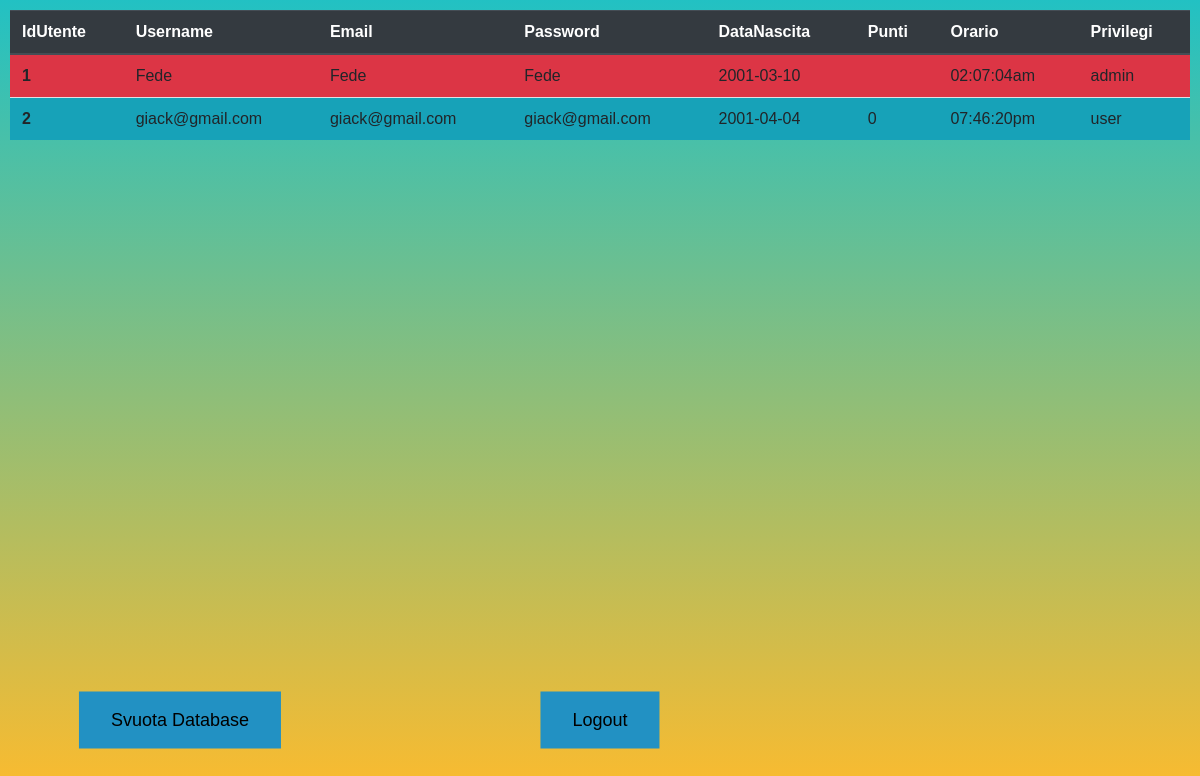
The page /esPHP/TheCinema/AreaPersonale/areaLoginAdmin.php (signed in) on the database as committed earlier.
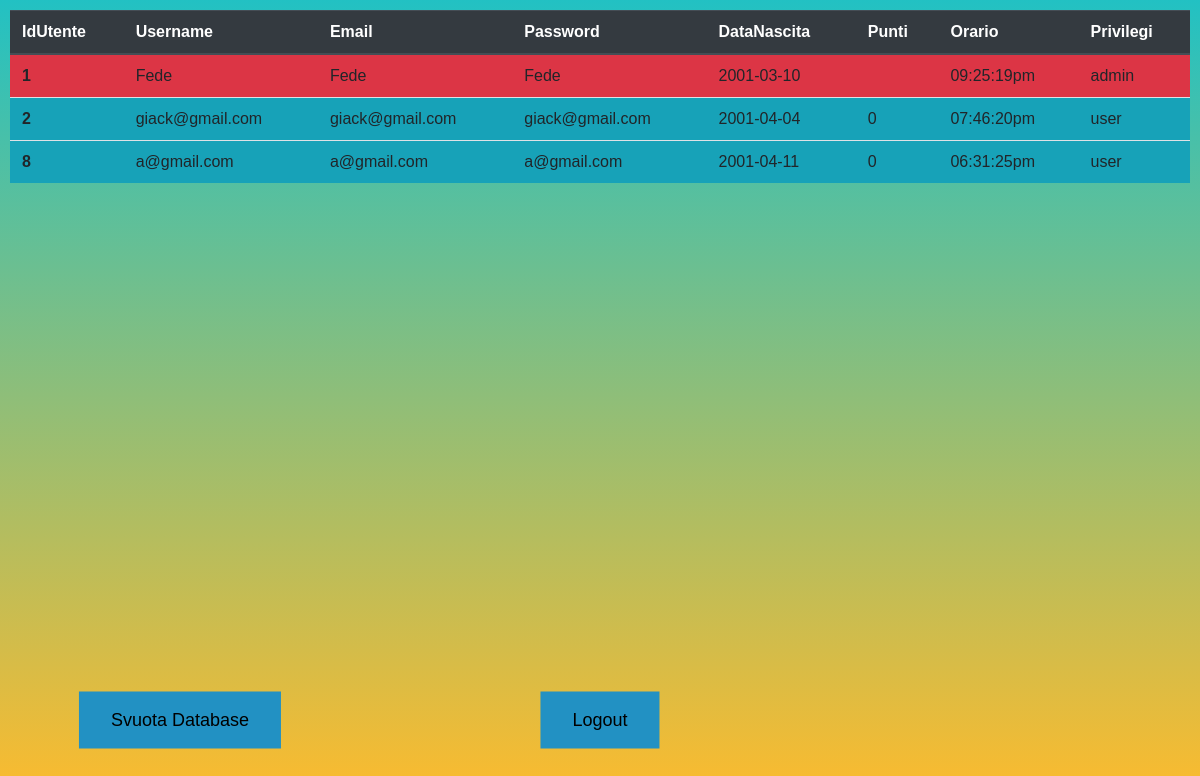
The same page on the database as committed later.
### tables this page shows
CREATE TABLE `utente` (
  `idUtente` int(11) NOT NULL,
  `username` varchar(32) DEFAULT NULL,
  `mail` varchar(32) DEFAULT NULL,
  `psw` varchar(32) DEFAULT NULL,
  `dataNascita` date DEFAULT NULL,
  `punti` int(11) DEFAULT NULL,
  `ultimoAccesso` varchar(32) DEFAULT NULL,
  `privilegi` varchar(32) DEFAULT 'user'
);

### esPHP/TheCinema/AreaPersonale/areaLoginAdmin.php (the view, shortened to what this page needs)
<html>
	<head>
		<link rel="stylesheet" href="https://stackpath.bootstrapcdn.com/bootstrap/4.4.1/css/bootstrap.min.css">
	</head>
		<form action="areaLoginAdmin.php" method="post">
				<input type="submit" name="svuotaDatabase" class="button2"  value="Svuota Database"></input>
				<input type="submit" name="logout" class="button1"  value="Logout"></input>
		</form>
	<body>
				<?php
					$ip = $_SERVER['SERVER_NAME'];
					$porta = $_SERVER['SERVER_PORT'];
					include "connessione.php";
					if($_SERVER["REQUEST_METHOD"]=="POST") {
						if(isset($_POST["svuotaDatabase"])) {
							$priv="user";
							$sql="delete from utente where privilegi=\"user\" ";
							if ($conn->query($sql) === TRUE) {
							}else {
									echo "non fa";
							}
							$conn->close();
							header('refresh:0');
						}
						if(isset($_POST["logout"])){
							$_SESSION["usrLogin"]=null;
							$_SESSION["mailLogin"]=null;
							$_SESSION["dataLogin"]=null;
							header("location: http://" .$ip .":" .$porta ."/esPHP/TheCinema/Registrazione/loginregister/logout.php");
							die("");
						}
					}else{
							$sql = "SELECT idUtente,username,mail,psw,dataNascita,punti,privilegi,ultimoAccesso from utente";
							$records=$conn->query($sql);
							if($records->num_rows ==0){
									header('Location: Login-Registra.php');
							}else {
									$msgTable=" <table class=\"table\">
															<thead class=\"thead-dark\">
																<tr>
																	<th scope=\"col\">IdUtente</th>
																	<th scope=\"col\">Username</th>
																	<th scope=\"col\">Email</th>
																	<th scope=\"col\">Password</th>
																	<th scope=\"col\">DataNascita</th>
																	<th scope=\"col\">Punti</th>
																	<th scope=\"col\">Orario</th>
																	<th scope=\"col\">Privilegi</th>
																</tr>
															</thead> <tbody> ";
								while($tupla=$records-> fetch_assoc()){
											$idUtente=$tupla["idUtente"];
											$username=$tupla["username"];
											$email=$tupla["mail"];
											$pass=$tupla["psw"];
											$dataNascita=$tupla["dataNascita"];
											$punti=$tupla["punti"];
											$privilegi=$tupla["privilegi"];
											$orario=$tupla["ultimoAccesso"];
											if($privilegi=="admin"){
													$msgTable.="<tr>
																				<th scope=\"row\" class=\"bg-danger\" >$idUtente</th>
																				<td class=\"bg-danger\" >$username</td>
																				<td class=\"bg-danger\" >$email</td>
																				<td class=\"bg-danger\" >$pass</td>
																				<td class=\"bg-danger\" >$dataNascita</td>
																				<td class=\"bg-danger\" >$punti</td>
																				<td class=\"bg-danger\" >$orario</td>
																				<td class=\"bg-danger\" >$privilegi</td>
																			</tr>";
											}else{
													$msgTable.="<tr>
																	      <th scope=\"row\" class=\"bg-info\">$idUtente</th>
																			  <td class=\"bg-info\" >$username</td>
																				<td class=\"bg-info\" >$email</td>
																				<td class=\"bg-info\" >$pass</td>
																				<td class=\"bg-info\" >$dataNascita</td>
																				<td class=\"bg-info\" >$punti</td>
																				<td class=\"bg-info\" >$orario</td>
																				<td class=\"bg-info\" >$privilegi</td>
																			 </tr>";
											}
							}
											$msgTable.="</tbody>
																	</table>";
											echo $msgTable;
				 }
			}
		?>
	</body>
</html>

### esPHP/TheCinema/AreaPersonale/areaLoginAdmin.php (style rules this page uses)
.button2 { border: none; color: black; padding: 15px 32px; text-align: center; text-decoration: none; display: inline-block; font-size: 18px; background-color: #2291c3; position: absolute; top: 90%; left: 15%; transform: translate(-50%, -50%); }
.button1 { border: none; color: black; padding: 15px 32px; text-align: center; text-decoration: none; display: inline-block; font-size: 18px; background-color: #2291c3; position: absolute; top: 90%; left: 50%; transform: translate(-50%, -50%); }
body { margin: 10; background: rgb(253,187,45); background: linear-gradient(0deg, rgba(253,187,45,1) 0%, rgba(34,193,195,1) 100%); font-family: 'Work Sans', sans-serif; font-weight: 900; }

Rows that differ between the two databases and show on the page:
changed utente "Fede": ultimoAccesso "02:07:04am" → "09:25:19pm"
added utente: idUtente "8", username "a@gmail.com", mail "a@gmail.com", psw "a@gmail.com", dataNascita "2001-04-11", punti "0", ultimoAccesso "06:31:25pm", privilegi "user"
